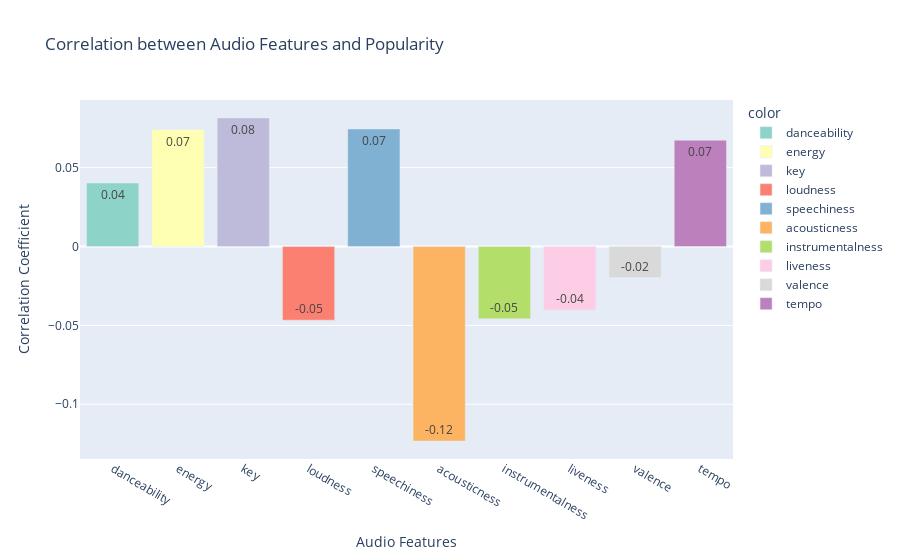

Source (notebook cell):
### Code cell
audio_features = ['danceability', 'energy', 'key', 'loudness', 'speechiness',
                   'acousticness', 'instrumentalness', 'liveness', 'valence', 'tempo']

# Corresponding correlation coefficients
correlation_values = [danceability, energy, key, loudness, speechiness,
                      acousticness, instrumentalness, liveness, valence, tempo]


fig = px.bar(x=audio_features, y=correlation_values,
             labels={'x': 'Audio Features', 'y': 'Correlation Coefficient'},
             title='Correlation between Audio Features and Popularity',
             color=audio_features, color_discrete_sequence=px.colors.qualitative.Set3,
             text=[f'{value:.2f}' for value in correlation_values],  # Format text with 2 decimal places
             )


fig.show()

### Figure 1 — Plotly figure (JSON) as saved in the notebook; plotly's stock layout.template omitted (floating-point values rounded to 4 significant figures)
{"data": [{"alignmentgroup": "True", "hovertemplate": "color=danceability<br>Audio Features=%{x}<br>Correlation Coefficient=%{y}<br>text=%{text}<extra></extra>", "legendgroup": "danceability", "marker": {"color": "rgb(141,211,199)", "pattern": {"shape": ""}}, "name": "danceability", "offsetgroup": "danceability", "orientation": "v", "showlegend": true, "text": ["0.04"], "textposition": "auto", "type": "bar", "x": ["danceability"], "xaxis": "x", "y": [0.04025], "yaxis": "y"}, {"alignmentgroup": "True", "hovertemplate": "color=energy<br>Audio Features=%{x}<br>Correlation Coefficient=%{y}<br>text=%{text}<extra></extra>", "legendgroup": "energy", "marker": {"color": "rgb(255,255,179)", "pattern": {"shape": ""}}, "name": "energy", "offsetgroup": "energy", "orientation": "v", "showlegend": true, "text": ["0.07"], "textposition": "auto", "type": "bar", "x": ["energy"], "xaxis": "x", "y": [0.0741], "yaxis": "y"}, {"alignmentgroup": "True", "hovertemplate": "color=key<br>Audio Features=%{x}<br>Correlation Coefficient=%{y}<br>text=%{text}<extra></extra>", "legendgroup": "key", "marker": {"color": "rgb(190,186,218)", "pattern": {"shape": ""}}, "name": "key", "offsetgroup": "key", "orientation": "v", "showlegend": true, "text": ["0.08"], "textposition": "auto", "type": "bar", "x": ["key"], "xaxis": "x", "y": [0.08151], "yaxis": "y"}, {"alignmentgroup": "True", "hovertemplate": "color=loudness<br>Audio Features=%{x}<br>Correlation Coefficient=%{y}<br>text=%{text}<extra></extra>", "legendgroup": "loudness", "marker": {"color": "rgb(251,128,114)", "pattern": {"shape": ""}}, "name": "loudness", "offsetgroup": "loudness", "orientation": "v", "showlegend": true, "text": ["-0.05"], "textposition": "auto", "type": "bar", "x": ["loudness"], "xaxis": "x", "y": [-0.04672], "yaxis": "y"}, {"alignmentgroup": "True", "hovertemplate": "color=speechiness<br>Audio Features=%{x}<br>Correlation Coefficient=%{y}<br>text=%{text}<extra></extra>", "legendgroup": "speechiness", "marker": {"color": "rgb(128,177,211)", "pattern": {"shape": ""}}, "name": "speechiness", "offsetgroup": "speechiness", "orientation": "v", "showlegend": true, "text": ["0.07"], "textposition": "auto", "type": "bar", "x": ["speechiness"], "xaxis": "x", "y": [0.07453], "yaxis": "y"}, {"alignmentgroup": "True", "hovertemplate": "color=acousticness<br>Audio Features=%{x}<br>Correlation Coefficient=%{y}<br>text=%{text}<extra></extra>", "legendgroup": "acousticness", "marker": {"color": "rgb(253,180,98)", "pattern": {"shape": ""}}, "name": "acousticness", "offsetgroup": "acousticness", "orientation": "v", "showlegend": true, "text": ["-0.12"], "textposition": "auto", "type": "bar", "x": ["acousticness"], "xaxis": "x", "y": [-0.1233], "yaxis": "y"}, {"alignmentgroup": "True", "hovertemplate": "color=instrumentalness<br>Audio Features=%{x}<br>Correlation Coefficient=%{y}<br>text=%{text}<extra></extra>", "legendgroup": "instrumentalness", "marker": {"color": "rgb(179,222,105)", "pattern": {"shape": ""}}, "name": "instrumentalness", "offsetgroup": "instrumentalness", "orientation": "v", "showlegend": true, "text": ["-0.05"], "textposition": "auto", "type": "bar", "x": ["instrumentalness"], "xaxis": "x", "y": [-0.04586], "yaxis": "y"}, {"alignmentgroup": "True", "hovertemplate": "color=liveness<br>Audio Features=%{x}<br>Correlation Coefficient=%{y}<br>text=%{text}<extra></extra>", "legendgroup": "liveness", "marker": {"color": "rgb(252,205,229)", "pattern": {"shape": ""}}, "name": "liveness", "offsetgroup": "liveness", "orientation": "v", "showlegend": true, "text": ["-0.04"], "textposition": "auto", "type": "bar", "x": ["liveness"], "xaxis": "x", "y": [-0.04036], "yaxis": "y"}, {"alignmentgroup": "True", "hovertemplate": "color=valence<br>Audio Features=%{x}<br>Correlation Coefficient=%{y}<br>text=%{text}<extra></extra>", "legendgroup": "valence", "marker": {"color": "rgb(217,217,217)", "pattern": {"shape": ""}}, "name": "valence", "offsetgroup": "valence", "orientation": "v", "showlegend": true, "text": ["-0.02"], "textposition": "auto", "type": "bar", "x": ["valence"], "xaxis": "x", "y": [-0.01964], "yaxis": "y"}, {"alignmentgroup": "True", "hovertemplate": "color=tempo<br>Audio Features=%{x}<br>Correlation Coefficient=%{y}<br>text=%{text}<extra></extra>", "legendgroup": "tempo", "marker": {"color": "rgb(188,128,189)", "pattern": {"shape": ""}}, "name": "tempo", "offsetgroup": "tempo", "orientation": "v", "showlegend": true, "text": ["0.07"], "textposition": "auto", "type": "bar", "x": ["tempo"], "xaxis": "x", "y": [0.06742], "yaxis": "y"}], "layout": {"barmode": "relative", "legend": {"title": {"text": "color"}, "tracegroupgap": 0}, "title": {"text": "Correlation between Audio Features and Popularity"}, "xaxis": {"anchor": "y", "domain": [0, 1], "title": {"text": "Audio Features"}}, "yaxis": {"anchor": "x", "domain": [0, 1], "title": {"text": "Correlation Coefficient"}}}}
